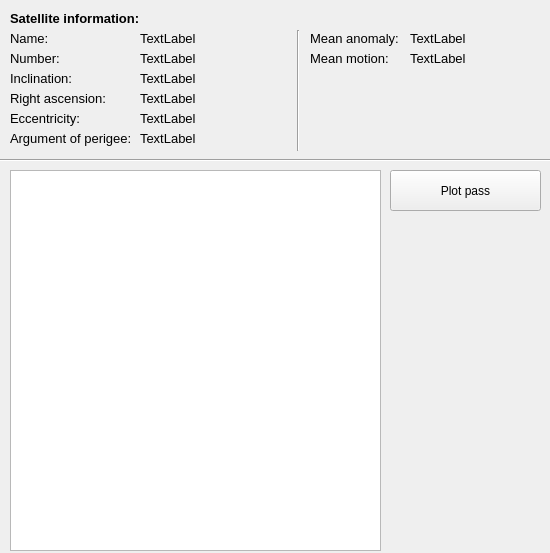
<?xml version="1.0" encoding="UTF-8"?>
<ui version="4.0">
 <class>SatPage</class>
 <widget class="QWidget" name="SatPage">
  <property name="geometry">
   <rect>
    <x>0</x>
    <y>0</y>
    <width>550</width>
    <height>553</height>
   </rect>
  </property>
  <property name="minimumSize">
   <size>
    <width>550</width>
    <height>553</height>
   </size>
  </property>
  <property name="maximumSize">
   <size>
    <width>550</width>
    <height>553</height>
   </size>
  </property>
  <property name="windowTitle">
   <string>Satellite information</string>
  </property>
  <property name="windowIcon">
   <iconset>
    <normaloff>FP_Satellite_icon.svg.png</normaloff>FP_Satellite_icon.svg.png</iconset>
  </property>
  <widget class="QLabel" name="label">
   <property name="geometry">
    <rect>
     <x>10</x>
     <y>10</y>
     <width>151</width>
     <height>17</height>
    </rect>
   </property>
   <property name="font">
    <font>
     <pointsize>10</pointsize>
     <weight>75</weight>
     <bold>true</bold>
    </font>
   </property>
   <property name="text">
    <string>Satellite information:</string>
   </property>
  </widget>
  <widget class="QLabel" name="label_2">
   <property name="geometry">
    <rect>
     <x>10</x>
     <y>30</y>
     <width>41</width>
     <height>17</height>
    </rect>
   </property>
   <property name="font">
    <font>
     <pointsize>10</pointsize>
    </font>
   </property>
   <property name="text">
    <string>Name:</string>
   </property>
  </widget>
  <widget class="Line" name="line">
   <property name="geometry">
    <rect>
     <x>-10</x>
     <y>150</y>
     <width>591</width>
     <height>21</height>
    </rect>
   </property>
   <property name="orientation">
    <enum>Qt::Horizontal</enum>
   </property>
  </widget>
  <widget class="QListView" name="lvPasses">
   <property name="geometry">
    <rect>
     <x>10</x>
     <y>170</y>
     <width>371</width>
     <height>381</height>
    </rect>
   </property>
  </widget>
  <widget class="QPushButton" name="btnPlot">
   <property name="geometry">
    <rect>
     <x>390</x>
     <y>170</y>
     <width>151</width>
     <height>41</height>
    </rect>
   </property>
   <property name="text">
    <string>Plot pass</string>
   </property>
  </widget>
  <widget class="QLabel" name="nameLabel">
   <property name="geometry">
    <rect>
     <x>140</x>
     <y>30</y>
     <width>141</width>
     <height>17</height>
    </rect>
   </property>
   <property name="font">
    <font>
     <pointsize>10</pointsize>
    </font>
   </property>
   <property name="text">
    <string>TextLabel</string>
   </property>
  </widget>
  <widget class="QLabel" name="label_3">
   <property name="geometry">
    <rect>
     <x>10</x>
     <y>50</y>
     <width>54</width>
     <height>17</height>
    </rect>
   </property>
   <property name="font">
    <font>
     <pointsize>10</pointsize>
    </font>
   </property>
   <property name="text">
    <string>Number:</string>
   </property>
  </widget>
  <widget class="QLabel" name="numberLabel">
   <property name="geometry">
    <rect>
     <x>140</x>
     <y>50</y>
     <width>141</width>
     <height>17</height>
    </rect>
   </property>
   <property name="font">
    <font>
     <pointsize>10</pointsize>
    </font>
   </property>
   <property name="text">
    <string>TextLabel</string>
   </property>
  </widget>
  <widget class="QLabel" name="label_5">
   <property name="geometry">
    <rect>
     <x>10</x>
     <y>70</y>
     <width>71</width>
     <height>16</height>
    </rect>
   </property>
   <property name="font">
    <font>
     <pointsize>10</pointsize>
    </font>
   </property>
   <property name="text">
    <string>Inclination:</string>
   </property>
  </widget>
  <widget class="QLabel" name="inclinationLabel">
   <property name="geometry">
    <rect>
     <x>140</x>
     <y>70</y>
     <width>141</width>
     <height>17</height>
    </rect>
   </property>
   <property name="font">
    <font>
     <pointsize>10</pointsize>
    </font>
   </property>
   <property name="text">
    <string>TextLabel</string>
   </property>
  </widget>
  <widget class="QLabel" name="label_4">
   <property name="geometry">
    <rect>
     <x>10</x>
     <y>90</y>
     <width>101</width>
     <height>17</height>
    </rect>
   </property>
   <property name="font">
    <font>
     <pointsize>10</pointsize>
    </font>
   </property>
   <property name="text">
    <string>Right ascension:</string>
   </property>
  </widget>
  <widget class="QLabel" name="ascensionLabel">
   <property name="geometry">
    <rect>
     <x>140</x>
     <y>90</y>
     <width>141</width>
     <height>17</height>
    </rect>
   </property>
   <property name="font">
    <font>
     <pointsize>10</pointsize>
    </font>
   </property>
   <property name="text">
    <string>TextLabel</string>
   </property>
  </widget>
  <widget class="QLabel" name="label_6">
   <property name="geometry">
    <rect>
     <x>10</x>
     <y>110</y>
     <width>81</width>
     <height>17</height>
    </rect>
   </property>
   <property name="font">
    <font>
     <pointsize>10</pointsize>
    </font>
   </property>
   <property name="text">
    <string>Eccentricity:</string>
   </property>
  </widget>
  <widget class="QLabel" name="eccentricityLabel">
   <property name="geometry">
    <rect>
     <x>140</x>
     <y>110</y>
     <width>141</width>
     <height>16</height>
    </rect>
   </property>
   <property name="font">
    <font>
     <pointsize>10</pointsize>
    </font>
   </property>
   <property name="text">
    <string>TextLabel</string>
   </property>
  </widget>
  <widget class="QLabel" name="label_7">
   <property name="geometry">
    <rect>
     <x>10</x>
     <y>130</y>
     <width>131</width>
     <height>17</height>
    </rect>
   </property>
   <property name="font">
    <font>
     <pointsize>10</pointsize>
    </font>
   </property>
   <property name="text">
    <string>Argument of perigee:</string>
   </property>
  </widget>
  <widget class="QLabel" name="argumentLabel">
   <property name="geometry">
    <rect>
     <x>140</x>
     <y>130</y>
     <width>141</width>
     <height>17</height>
    </rect>
   </property>
   <property name="font">
    <font>
     <pointsize>10</pointsize>
    </font>
   </property>
   <property name="text">
    <string>TextLabel</string>
   </property>
  </widget>
  <widget class="QLabel" name="label_8">
   <property name="geometry">
    <rect>
     <x>310</x>
     <y>30</y>
     <width>101</width>
     <height>17</height>
    </rect>
   </property>
   <property name="font">
    <font>
     <pointsize>10</pointsize>
    </font>
   </property>
   <property name="text">
    <string>Mean anomaly:</string>
   </property>
  </widget>
  <widget class="QLabel" name="anomalyLabel">
   <property name="geometry">
    <rect>
     <x>410</x>
     <y>30</y>
     <width>111</width>
     <height>17</height>
    </rect>
   </property>
   <property name="font">
    <font>
     <pointsize>10</pointsize>
    </font>
   </property>
   <property name="text">
    <string>TextLabel</string>
   </property>
  </widget>
  <widget class="QLabel" name="label_9">
   <property name="geometry">
    <rect>
     <x>310</x>
     <y>50</y>
     <width>91</width>
     <height>17</height>
    </rect>
   </property>
   <property name="font">
    <font>
     <pointsize>10</pointsize>
    </font>
   </property>
   <property name="text">
    <string>Mean motion:</string>
   </property>
  </widget>
  <widget class="QLabel" name="motionLabel">
   <property name="geometry">
    <rect>
     <x>410</x>
     <y>50</y>
     <width>111</width>
     <height>17</height>
    </rect>
   </property>
   <property name="font">
    <font>
     <pointsize>10</pointsize>
    </font>
   </property>
   <property name="text">
    <string>TextLabel</string>
   </property>
  </widget>
  <widget class="Line" name="line_2">
   <property name="geometry">
    <rect>
     <x>290</x>
     <y>30</y>
     <width>16</width>
     <height>121</height>
    </rect>
   </property>
   <property name="orientation">
    <enum>Qt::Vertical</enum>
   </property>
  </widget>
 </widget>
 <resources/>
 <connections/>
</ui>
